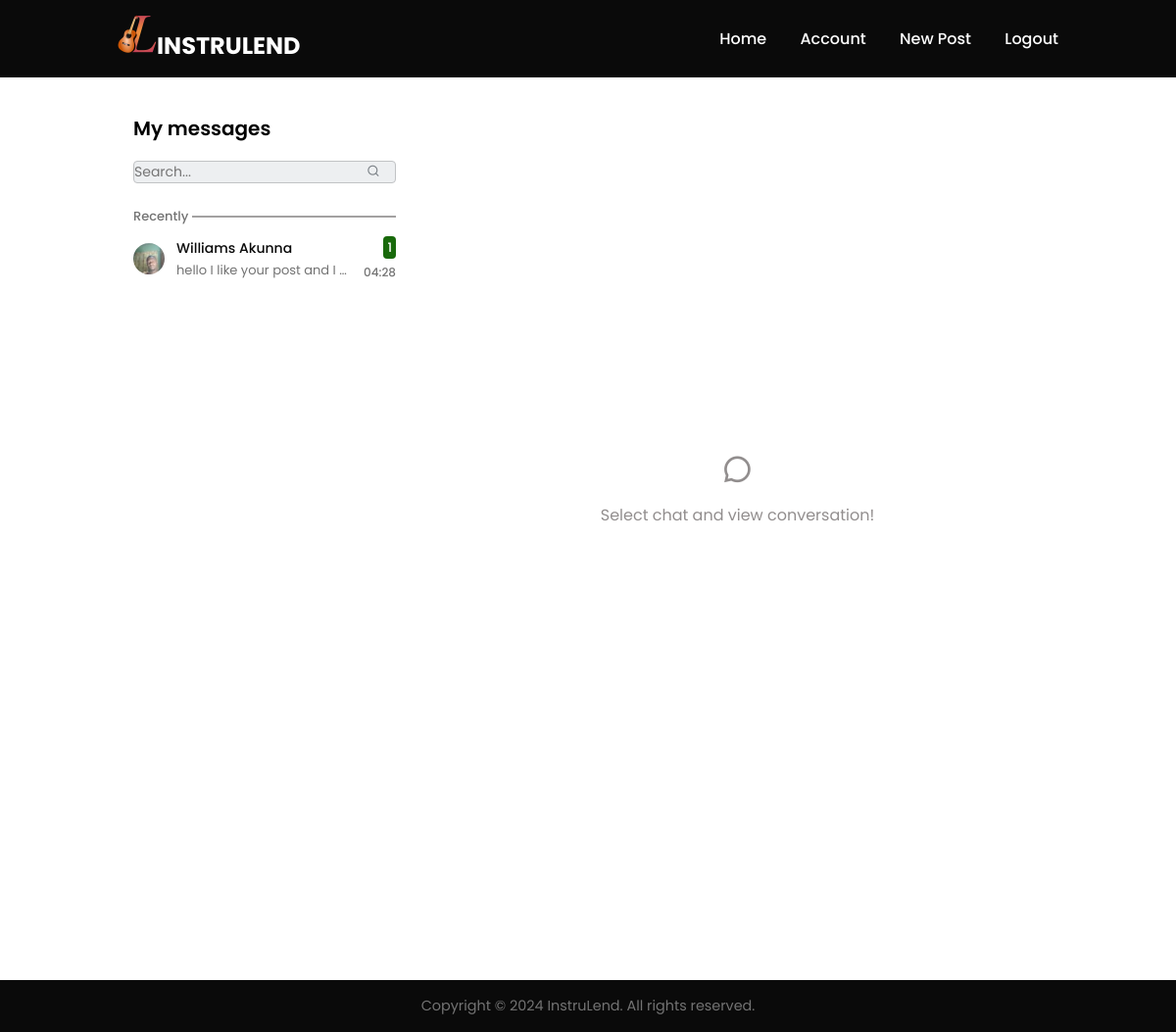
Screenshot of /chats (signed in) with the database file from the repository.
### app/models.py (models this page shows, shortened)
class Chat(db.Model):
    id = db.Column(db.String(64), primary_key=True)
    user1_id = db.Column(db.Integer, db.ForeignKey('user.id'), nullable=False)
    user2_id = db.Column(db.Integer, db.ForeignKey('user.id'), nullable=False)
    messages = db.relationship('Message', backref='chat', lazy=True)

class User(db.Model, UserMixin):
    id = db.Column(db.Integer, primary_key=True)
    first_name = db.Column(db.String(100), nullable=False)
    last_name = db.Column(db.String(100), nullable=False)
    email = db.Column(db.String(255), unique=True, nullable=False)
    phone_number = db.Column(db.String(15), unique=True, nullable=False)
    city = db.Column(db.String(50))
    country = db.Column(db.String(10), nullable=False, default='Nigeria')
    password = db.Column(db.String(60), nullable=False)
    verification_number = db.Column(db.String(25), unique=True)
    verified_user = db.Column(db.Boolean, nullable=False, default=False)
    created_at = db.Column(db.DateTime, nullable=False, default=datetime.utcnow)
    image_file = db.Column(db.String(50), nullable=False, default='default.jpg')
    posts = db.relationship('Post', backref='author', lazy=True)
    reviewer = db.relationship('Review', foreign_keys='Review.user_id', backref='author1', lazy=True)
    reviewed = db.relationship('Review', foreign_keys='Review.author_id', backref='author2', lazy=True)
    rented = db.relationship('Agreement', backref='author4', lazy=True)
    expirence = db.relationship('Expirence', backref='author6', lazy=True)
    chats_user1 = db.relationship('Chat', backref='user1', foreign_keys='Chat.user1_id', lazy=True)
    chats_user2 = db.relationship('Chat', backref='user2', foreign_keys='Chat.user2_id', lazy=True)
    message = db.relationship('Message', backref='author7', lazy=True)

class Message(db.Model):
    id = db.Column(db.Integer, primary_key=True)
    chat_id = db.Column(db.String(64), db.ForeignKey('chat.id'), nullable=False)
    user_id = db.Column(db.Integer, db.ForeignKey('user.id'), nullable=False)
    content = db.Column(db.Text)
    timestamp = db.Column(db.DateTime)

### app/chats/routes.py (the view)
@messages.route('/chats', methods=['GET', 'POST'])
@login_required
def chats():
    chats = Chat.query.filter(or_(Chat.user1_id == current_user.id, Chat.user2_id == current_user.id)).all()
    chat_messages = {}
    for chat in chats:
        messages = Message.query.filter_by(chat_id=chat.id).all()
        chat_messages[chat.id] = messages
    current_datetime = datetime.now()
    timedelta_class = timedelta
    current_user_id = current_user.id
    return render_template('message.html', chats=chats, chat_messages=chat_messages, current_datetime=current_datetime, timedelta_class=timedelta_class, current_user_id=current_user_id)

### app/models.py (called while the page is built)
@login_manager.user_loader
def load_user(user_id):
    return User.query.get(int(user_id))

### app/templates/message.html (shortened to what this page needs)
{% extends 'base.html' %}
{% block content %}
<div class="chat-section">
    <div class="chat-container">
        <div class="chat-content">
            <div class="content-sidebar">
                <div class="content-sidebar-title">My messages</div>
                <form action="" class="content-sidebar-form">
                    <input type="search" class="content-sidebar-input" placeholder="Search...">
                    <button class="content-sidebar-submit"><i class="ri-search-line"></i></button>
                </form>
                <div class="content-messages">
                    <ul class="content-messages-list">
                        <li class="content-message-title"><span>Recently</span></li>
                        {% for chat in chats %}
                            {% if chat.user1_id == current_user.id %}
                                {% set other_user = chat.user2 %}
                            {% else %}
                                {% set other_user = chat.user1 %}
                            {% endif %}
                            <li>
                                <a href="#" data-conversation="#conversation--{{ chat.id }}">
                                    <img class="content-message-image" src="{{ url_for('static', filename='images/profile_pic/' + other_user.image_file) }}">
                                    <span class="content-message-info">
                                        <span class="content-message-name">{{ other_user.first_name }} {{ other_user.last_name }}</span>
                                        <span class="content-message-text">
                                            {% if chat_messages[chat.id] %}
                                                {{ chat_messages[chat.id][-1].content }}
                                            {% else %}
                                                No messages yet
                                            {% endif %}
                                        </span>
                                    </span>
                                    <span class="content-message-more">
                                        <span class="content-message-unread">1</span>
                                        {% if chat_messages[chat.id] %}
                                            <span class="content-message-time">{{ chat_messages[chat.id][-1].timestamp.strftime('%H:%M') }}</span>
                                        {% endif %}
                                    </span>
                                </a>
                            </li>
                        {% endfor %}
                    </ul>
                </div>
            </div>
            <div class="conversation conversation-default active">
                <i class="ri-chat-3-line"></i>
                <p>Select chat and view conversation!</p>
            </div>
        </div>
    </div>
</div>
{% endblock %}

### app/static/css/index.css (style rules this page uses)
:root { --text-dark: #0a0a0a; --text-light: #737373; --extra-light: #f5f5f5; --white: #ffffff; --max-width: 1200px; }
* { margin: 0; padding: 0; box-sizing: border-box; font-family: "Poppins", sans-serif; }
html, body { scroll-behavior: smooth; }
.chat-section { box-shadow: inset 0 100px 0 0 #06d755; min-height: 100vh; display: flex; align-items: center; justify-content: center; }
.chat-container { max-width: 1360px; width: 100%; height: 720px; box-shadow: 0 8px 24px -4px rgba(0, 0, 0, -1); background-color: var(--white); position: relative; }
.chat-content { padding-left: 5px; height: 100%; position: relative; overflow: hidden; }
.content-sidebar { width: 300px; background-color: var(--white); display: flex; flex-direction: column; height: 100%; position: absolute; top: 0; left: 0; }
.content-sidebar-title { font-size: 20px; font-weight: 600; padding: 16px; }
.content-sidebar-form { position: relative; padding: 0 16px; }
.content-sidebar-input { padding: 80x 16px; background-color: #edeff1; border: 1px solid #c1c3c5; outline: none; width: 100%; border-radius: 4px; padding-right: 32px; font-size: 14px; }
.content-sidebar-submit { position: absolute; top: 50%; right: 32px; transform: translateY(-50%); color: #797f85; background-color: transparent; outline: transparent; border: none; cursor: pointer; transition: color .15s ease-in-out; }
.content-messages { overflow-y: auto; height: 100%; margin-top: 16px; }
.content-messages-list { list-style: none; padding: 8px 0; }
.content-messages-list > * > a { display: flex; align-items: center; text-decoration: none; color: var(--text-dark); padding: 6px 16px; }
.content-message-title { margin-left: 16px; margin-right: 16px; color: var(--text-light); font-size: 13px; font-weight: 500; margin-bottom: 2px; position: relative; }
.content-message-title > * { position: relative; z-index: 1; padding: 0 4px 0 0; background-color: var(--white); }
.content-message-title::before { content: ""; position: absolute; top: 50%; transform: translateY(-50%); left: 0; right: 0; height: 0; border-bottom: 1px solid #494545; z-index: 0; }
.content-message-image { width: 32px; height: 32px; border-radius: 50%; object-fit: cover; flex-shrink: 0; margin-right: 12px; }
.content-message-info { display: grid; margin-right: 12px; width: 100%; }
.content-message-name { display: block; font-size: 14px; font-weight: 500; margin-bottom: 2px; }
.content-message-text { font-size: 13px; color: var(--text-light); text-overflow: ellipsis; overflow: hidden; white-space: nowrap; }
.content-message-more { text-align: right; }
.content-message-unread { font-size: 13px; font-weight: 500; color: #fff; background-color: #18690b; padding: 2px 4px; border-radius: 4px; }
.content-message-time { font-size: 12px; color: var(--text-light); font-weight: 500; }
.conversation { background-color: var(--white); height: 100%; padding-left: 300px; display: flex; flex-direction: column; display: none; }
.conversation.active { display: flex; flex-direction: column; }
.conversation-default { align-items: center; justify-content: center; padding: 16px; padding-left: calc(300px + 16px); color: #928e8e; }
.conversation-default i { font-size: 32px; }
.conversation-default p { margin-top: 16px; }
@media screen and (max-width: 1600px) { .chat-container { max-width: unset; height: 100vh; } }

### rows the page displays
Chat: image_file (picture)
User: first_name "Williams", last_name "Akunna"
Message: content "hello I like your post and I…", timestamp "04:28"
